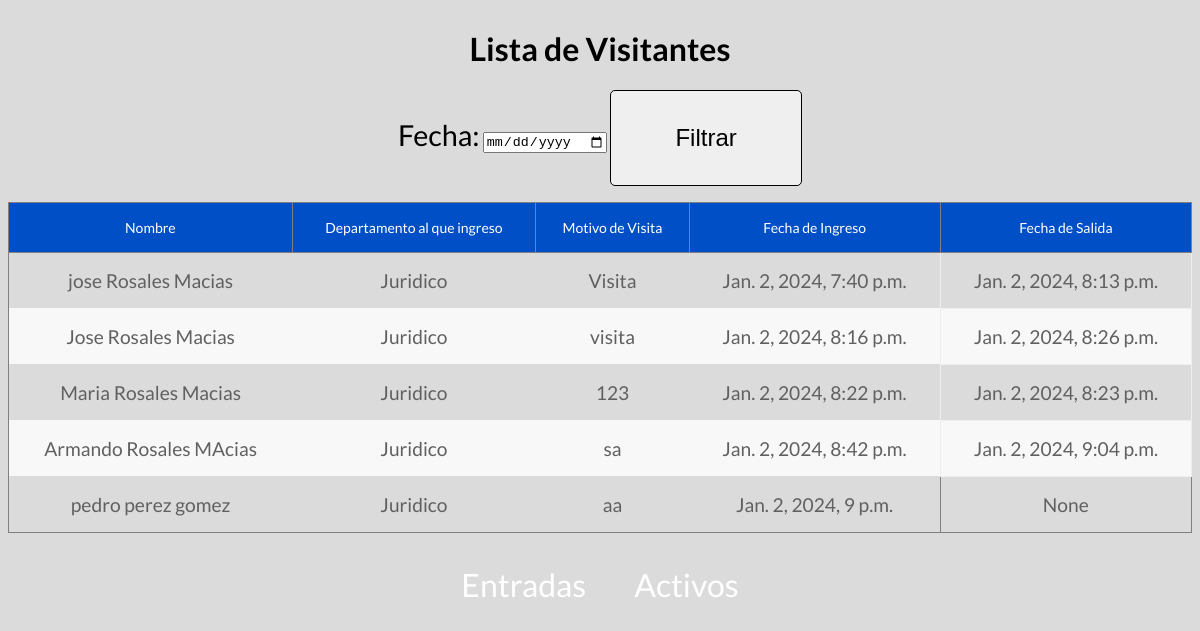
The app's page /consulta/, older data.
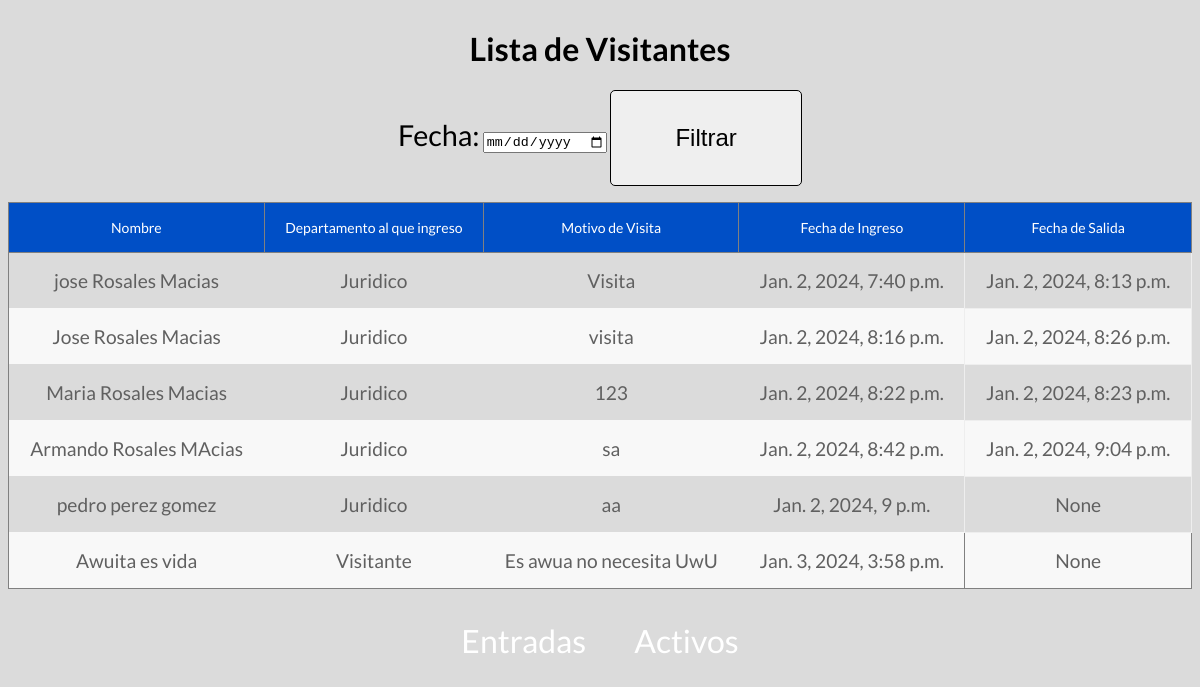
The same page, newer data.
### home/models.py (models this page shows, shortened)
class Visitantes(models.Model):
    nombres = models.CharField(max_length=50)
    apellidos = models.CharField(max_length=50)
    departamento_destino = models.CharField(max_length=50)
    motivo_visita = models.CharField(max_length=100)
    folio_gafete = models.IntegerField()
    imagen = models.ImageField(upload_to='images/', blank=False, null=True)
    fecha_entrada = models.DateTimeField(auto_now_add=True)
    fecha_salida = models.DateTimeField(blank=True, null=True)

### home/views.py (the view)
# urls.py: path('consulta/', views.Consulta.as_view(), name='consulta'),
class Consulta(ListView):
    model = Visitantes
    template_name = 'consulta.html'
    context_object_name = 'visitantes'
    def get_queryset(self):
        queryset = super().get_queryset()
        fecha_inicio = self.request.GET.get('fecha_inicio', None)
        if fecha_inicio:
            queryset = queryset.filter(
                fecha_entrada__date=fecha_inicio
            )
        return queryset

### home/templates/consulta.html (shortened to what this page needs)
{% block content %}
  <head>
    {% load static %}
    <link href="{% static 'css/styles.css' %}" rel="stylesheet">
  </head>
  <h1>Lista de Visitantes</h1>
  <form method="get" action="">
    <label for="fecha_inicio">Fecha:</label>
    <input type="date" name="fecha_inicio" value="{{ request.GET.fecha_inicio }}" />
    <button type="submit">Filtrar</button>
  </form>
  <table border="1">
    <thead>
        <tr>
            <th>Nombre</th>
            <th>Departamento al que ingreso</th>
            <th>Motivo de Visita</th>
            <th>Fecha de Ingreso</th>
            <th>Fecha de Salida</th>
        </tr>
    </thead>
    <tbody>
      {% for visitante in visitantes %}
        <tr>
          <td>{{visitante.nombres}} {{visitante.apellidos}}</td>
          <td>{{visitante.departamento_destino}}</td>
          <td>{{visitante.motivo_visita}}</td>
          <td>{{visitante.fecha_entrada}}</td>
          <td>{{ visitante.fecha_salida }}</td>
        </tr>
      {% endfor %}
  </table>
  <div class="navbar">
    <a href="{% url 'index' %}">Entradas</a>
    <a href="{% url 'salida' %}">Activos</a>
  </div>
{% endblock %}

Row changes from the older to the newer data that the page shows:
added Visitantes: nombres "Awuita", apellidos "es vida", departamento_destino "Visitante", motivo_visita "Es awua no necesita UwU", fecha_entrada "Jan. 3, 2024, 3:58 p.m.", fecha_salida "None"
